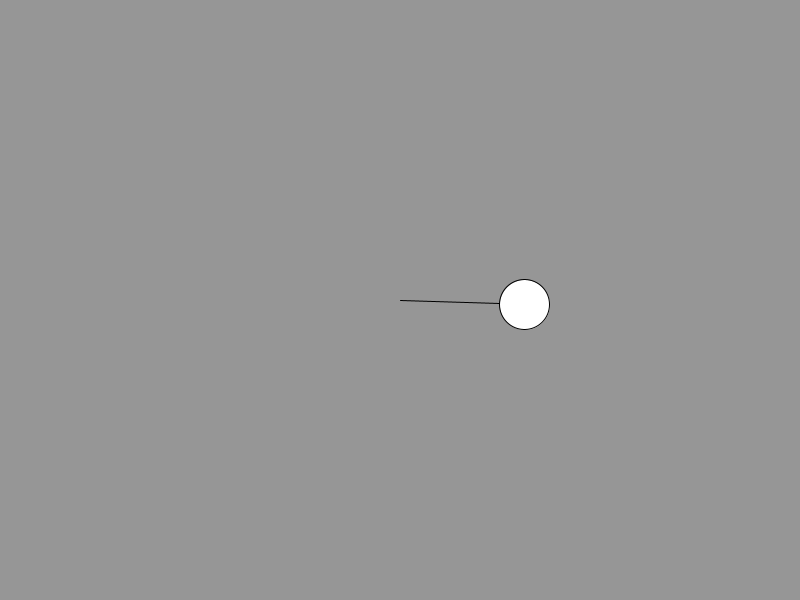
Frame 1 (no input)
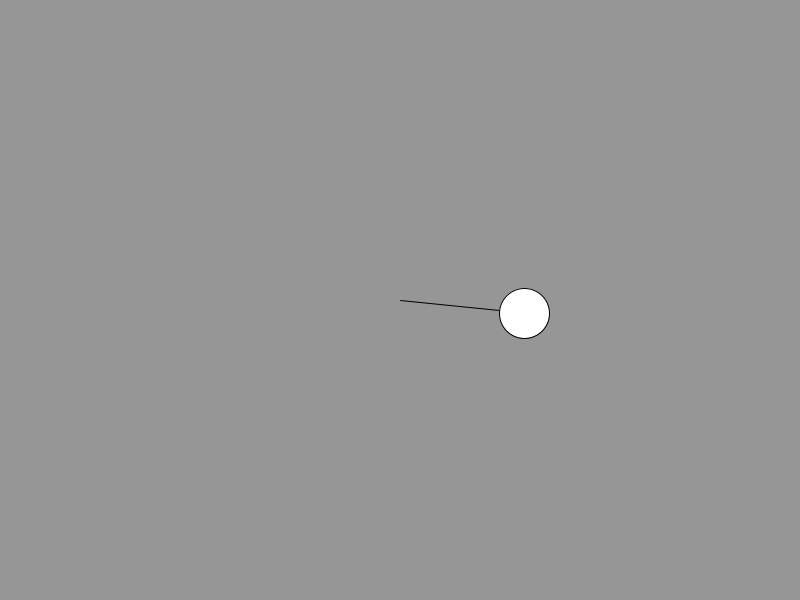
Frame 60 (the mouse pressed at the canvas centre just before this capture)
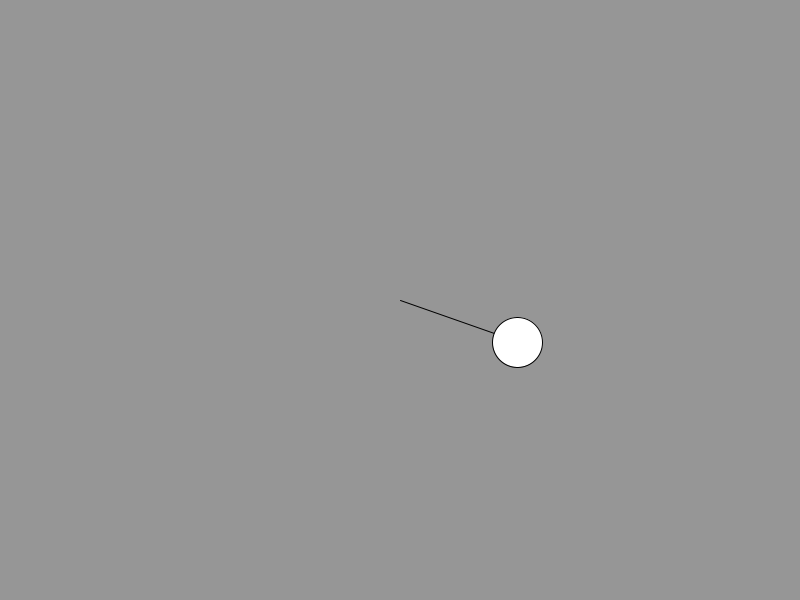
Frame 120 (the mouse held since frame 60 and released just before this capture)

The Processing sketch that drew these frames (run headless with seeded random() and noise(); from frame 60 on, the mouse is pressed at the canvas centre):

// Processing sketch: simplePendulumDemoWithoutSHM
// ── simplePendulumDemoWithoutSHM.pde
float rodX, rodY;
float damping =1;
int diameter = 50;
float ellipseX, ellipseY;
float theta;
int amplitude = 100;
float angularVelocity, angularAcceleration;
float aVel;
void setup() {
  rodX = 0; 
  rodY = amplitude;
  ellipseX = 0;
  ellipseY = rodY+diameter/2;
  theta = 0;
  angularVelocity =0;
  aVel = 0.03;
  size(800, 600);
  background(150);
  //frameRate(2);
}

void draw() {
  background(150);
  angularAcceleration  = -0.01 * sin(theta-PI/2) ;
  angularVelocity +=angularAcceleration;
  //angularVelocity *=damping;
  theta +=angularVelocity;
  theta +=aVel;
  if(theta >= PI || theta <= 0) aVel = -aVel;
  rodX =  amplitude *cos(theta); 
  rodY =  amplitude *sin(theta) ;
  ellipseX = (amplitude + diameter/2)*cos(theta);
  ellipseY = (amplitude + diameter/2)*sin(theta);
  translate(width/2, height/2);
  line(0, 0, rodX, rodY);
  ellipse(ellipseX, ellipseY, diameter, diameter);
}
